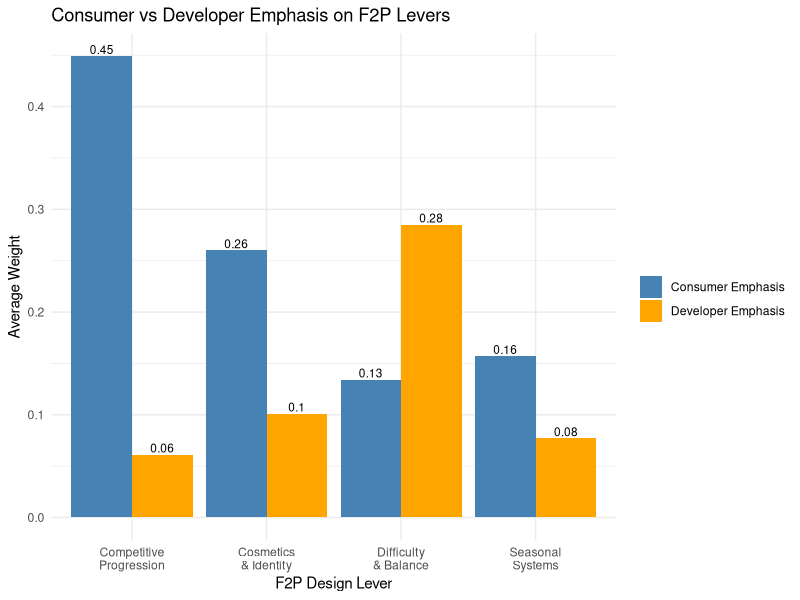

The R script that drew this image:
library(ggplot2)
library(tidyr)
library(dplyr)

# Create dataset with formatted labels
df <- tibble(
  lever = c(
    "Competitive\nProgression",
    "Cosmetics\n& Identity",
    "Seasonal\nSystems",
    "Difficulty\n& Balance"
  ),
  `Consumer Emphasis` = c(0.449, 0.260, 0.157, 0.134),
  `Developer Emphasis` = c(0.061, 0.101, 0.077, 0.285)
)

# Convert to long format
df_long <- df %>%
  pivot_longer(
    cols = c(`Consumer Emphasis`, `Developer Emphasis`),
    names_to = "Group",
    values_to = "Weight"
  )

# Plot
ggplot(df_long, aes(x = lever, y = Weight, fill = Group)) +
  geom_bar(stat = "identity", position = "dodge") +
  geom_text(
    aes(label = round(Weight, 2)),
    position = position_dodge(width = 0.9),
    vjust = -0.25,
    size = 3
  ) +
  labs(
    title = "Consumer vs Developer Emphasis on F2P Levers",
    x = "F2P Design Lever",
    y = "Average Weight",
    fill = ""
  ) +
  theme_minimal() +
  scale_fill_manual(
    values = c("Consumer Emphasis" = "steelblue",
               "Developer Emphasis" = "orange")
  )
